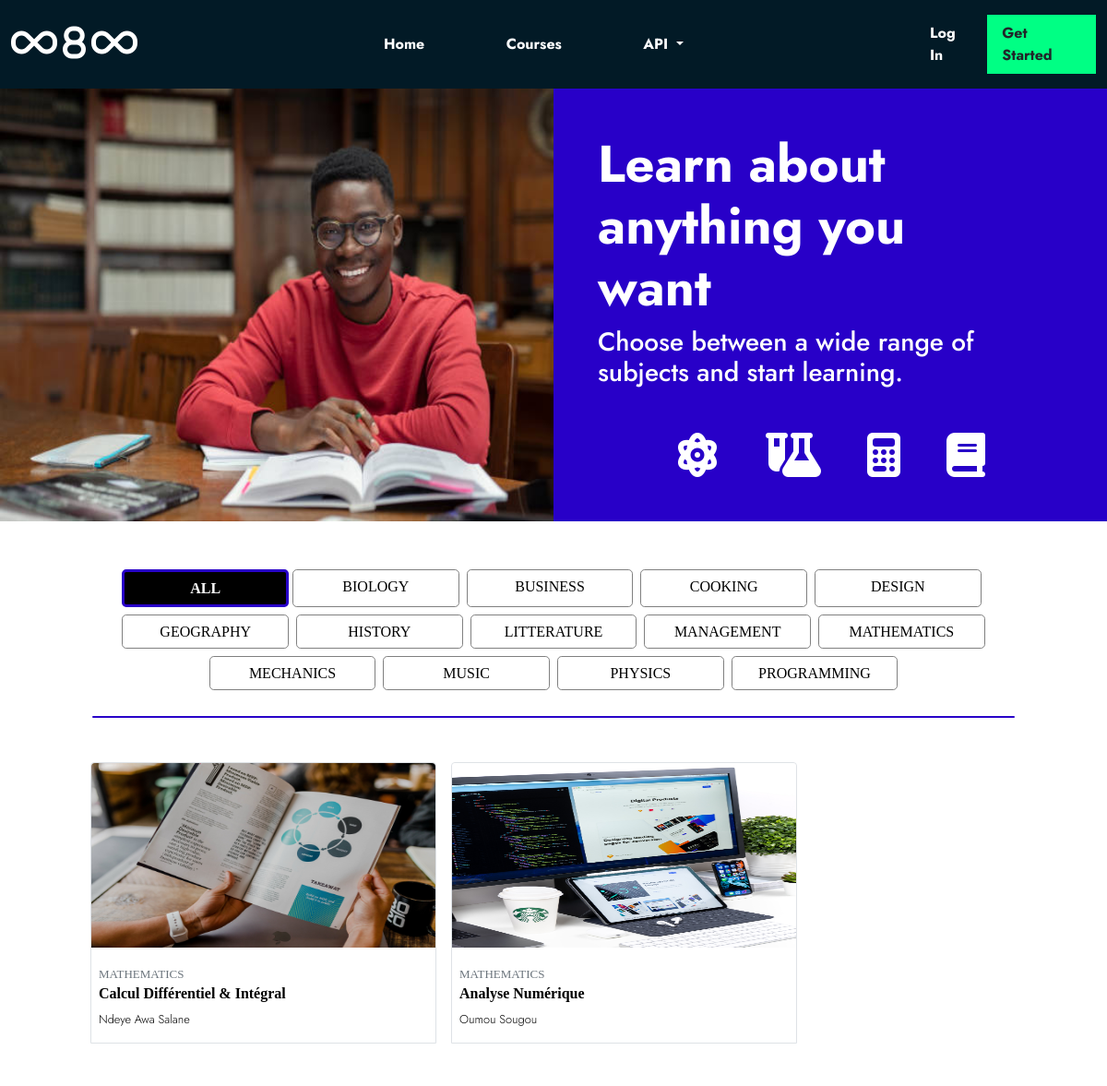
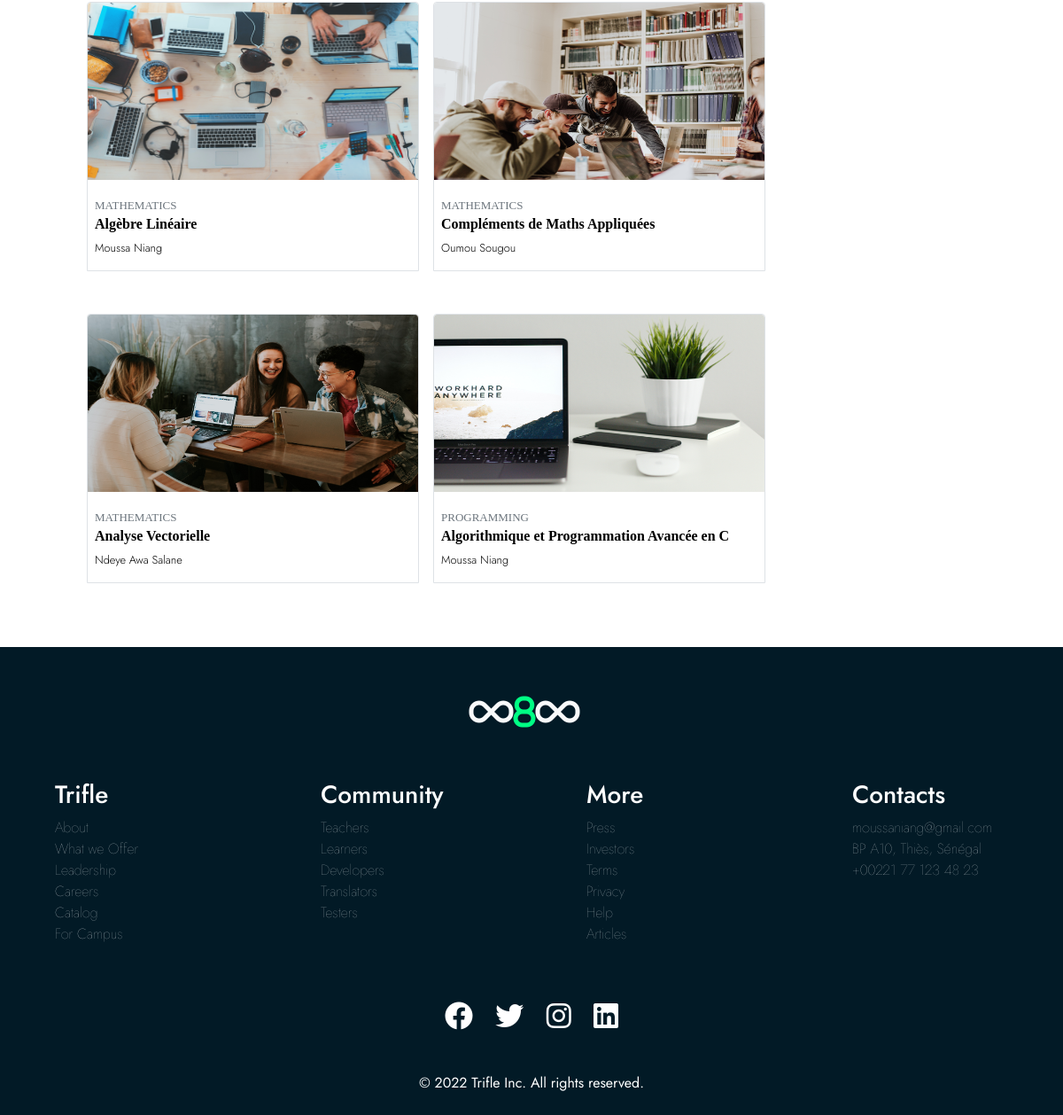
Page /courses/ on the committed database (2 pictures, top to bottom).
### courses/models.py (models this page shows, shortened)
class Subject(models.Model):
    title = models.CharField(max_length=200)
    slug = models.SlugField(max_length=200, unique=True)
    class Meta:
        ordering = ['title']
    def __str__(self):
        return self.title

class Course(models.Model):
    owner = models.ForeignKey(User, related_name='courses_created', on_delete=models.CASCADE)
    subject = models.ForeignKey(Subject, related_name='courses', on_delete=models.CASCADE)
    title = models.CharField(max_length=200)
    slug = models.SlugField(max_length=200, unique=True)
    overview = models.TextField()
    created = models.DateTimeField(auto_now_add=True)
    updated = models.DateTimeField(auto_now=True)
    students = models.ManyToManyField(User, related_name='courses_joined', blank=True)
    image = models.FileField(upload_to='images')
    class Meta:
        ordering = ['-created']

### courses/views.py (the view)
# urls.py: path('courses/', CourseListView.as_view(), name='course_list'),
class CourseListView(TemplateResponseMixin, View):
    model = Course
    template_name = 'courses/course/list.html'
    def get(self, request, subject=None):
        subjects = Subject.objects.annotate(
                        total_courses = Count('courses'))
        courses = Course.objects.annotate(
                        total_modules = Count('modules'))
        if subject:
            subject = get_object_or_404(Subject, slug=subject)
            courses = courses.filter(subject=subject)
        return self.render_to_response({'subjects': subjects,
                                        'subject': subject,
                                        'courses': courses})

### courses/templates/courses/course/list.html (shortened to what this page needs)
{% extends "base.html" %}
{% load static %}
{% block extracss %}<link rel="stylesheet" href="{% static 'css/course_list.css' %}">{% endblock %}
{% block content %}
  <div class="container-fluid pt-0 px-0 d-flex flex-column">
    <div class="container-fluid mb-5 banner d-flex px-0">
      <div class="col-6 d-flex justify-content-center">
        <img src="{% static 'assets/images/african_college_student.jpeg'%}" alt="" class="illustration-image img-fluid w-100">
      </div>
      <div class="col-6 bg-purple text-white p-5">
        <h1 class="display-4 col-10 fw-bold">Learn about anything you want</h1>
        <h3>Choose between a wide range of subjects and start learning.</h3>
        <div class="icons d-flex mx-auto col-8 justify-content-between mt-5">
          <i class="fa-solid fa-atom fa-3x"></i>
          <i class="fa-solid fa-flask-vial fa-3x"></i>
          <i class="fa-solid fa-calculator fa-3x"></i>
          <i class="fa-solid fa-book fa-3x"></i>
        </div>
      </div>
    </div>
    <div class="contents px-3 container">
      <div id="modules" class="container d-flex flex-wrap justify-content-center text-center">
        <h6 {% if not subject %}class="selected p-2 my-1 subject_title col-2 rounded-3"{% else %}class="p-2 my-1 subject_title col-2 rounded-3"{% endif %}>
          <a href="{% url 'course_list' %}">All</a>
        </h6>
        {% for s in subjects %}
          <h6 {% if subject == s %}class="selected p-2 my-1 subject_title mx-1 col-2 rounded-3"{%else%}class="p-2 my-1 subject_title mx-1 col-2 rounded-3"{% endif %}>
            <a href="{% url 'course_list_subject' s.slug %}">
            {{ s.title }}
            </a>
          </h6>
        {% endfor %}
      </div>
    </div>
    <div class="line1 col-10 bg-purple mx-auto my-4"></div>
    <div class="container module px-5 py-4">
      <div class="container-fluid d-flex justify-content-start flex-wrap">
      {% for course in courses %}
        {% with value=subject subject=course.subject %}
        <div class="course-card mx-2 mb-5 pb-3 border rounded-top">
          <img src="{{course.image.url}}" alt="" class="course-image img-fluid rounded-top mb-3">
          <div class="text px-2">
            <p class="m-0">
              {% if not value %}
                <a href="{% url "course_list_subject" subject.slug %}" class="course-subject text-secondary">{{subject}}</a>
              {% endif%}
            </p>
            <h6 class="mb-2">
              <a href="{% url "course_detail" course.slug %}" class="course-title fw-bold">
                {{ course.title }}
              </a>
            </h6>
            <p class="fw-light m-0 course-owner-name">
              {{ course.owner.get_full_name }}
            </p>
          </div>
        </div>
        {% endwith %}
      {% endfor %}
      </div>
    </div>
  </div>
{% endblock %}

### templates/base.html (shortened to what this page needs)
{% load static %}
<!DOCTYPE html>
<html lang="en">
<head>
    <link href="http://fonts.cdnfonts.com/css/sf-pro-display" rel="stylesheet">
    <link href="http://fonts.cdnfonts.com/css/gt-walsheim" rel="stylesheet">
    <link href="http://fonts.cdnfonts.com/css/glacial-indifference-2" rel="stylesheet">
    <link href="https://cdn.jsdelivr.net/npm/bootstrap@5.0.2/dist/css/bootstrap.min.css" rel="stylesheet">
    <link rel="stylesheet" href="https://cdnjs.cloudflare.com/ajax/libs/font-awesome/6.1.1/css/all.min.css">
    <link rel="stylesheet" href="{% static 'css/base.css' %}">
    {% block extracss %}{% endblock %}
</head>
<body>
    <div id="header">
        {% include 'header.html' %}
    </div>
    <div id="content">
        {% block content %}
        {% endblock %}
    </div>
    <div id="footer">
        {% include 'footer.html' %}
    </div>
</body>
</html>

### templates/header.html (shortened to what this page needs)
<nav class="navbar navbar-expand-lg bg-blue text-white py-3">
    <div class="container-fluid d-flex justify-content-between text-white">
        <a class="navbar-brand text-white" href="#">
            <i class="fas fa-infinity fa-2x"></i>
            <i class="fa-solid fa-8 fa-2x"></i>
            <i class="fas fa-infinity fa-2x"></i>
        </a>
        <div class="collapse navbar-collapse d-flex" id="navbarSupportedContent">
            <ul class="navbar-nav me-auto mb-2 col-6 mb-lg-0 mx-auto d-flex justify-content-around fw-bold">
                <li class="nav-item">
                    <a class="nav-link text-white" href="{% url 'home' %}">Home</a>
                </li>
                <li class="nav-item">
                    <a class="nav-link text-white" aria-current="page" href="{% url 'course_list' %}">Courses</a>
                </li>
                <li class="nav-item dropdown">
                    <a class="nav-link dropdown-toggle text-white" href="#" id="navbarDropdown" role="button" data-bs-toggle="dropdown" aria-expanded="false">
                      API
                    </a>
                </li>
            </ul>
        </div>
        <div class="account col-2 d-flex text-dark align-items-center">
            {% if request.user.is_authenticated %}
            <a class="nav-link border border-white fw-bold text-white" href="{% url 'logout' %}">Sign out</a>
            {% else %}
            <a class="nav-link fw-bold text-white" href="{% url 'login' %}">Log In</a>
            <a class="nav-lin bg-green text-dark register-button px-3 py-2 fw-bold" href="{% url 'register' %}">Get Started</a>
            {% endif %}
        </div>
    </div>
</nav>

### templates/footer.html
<div class="container-fluid bg-blue footer py-4 text-white d-flex flex-column justify-self-end mt-auto">
    <div class="child d-flex justify-content-center mx-auto mb-5 mt-4">
        <a class="navbar-brand text-light" href="#"><i class="fas fa-infinity fa-2x"></i><i class="fa-solid fa-8 fa-2x color-green"></i><i class="fas fa-infinity fa-2x"></i></a>
    </div>
    <div class="wrapper row justify-content-around mb-5">
        <div class="child col-2">
            <h3>Trifle</h3>
            <ul class="contacts list-unstyled fw-lighter">
                <li>About</li>
                <li>What we Offer</li>
                <li>Leadership</li>
                <li>Careers</li>
                <li>Catalog</li>
                <li>For Campus</li>
            </ul>
        </div>
        <div class="child col-2">
            <h3>Community</h3>
            <ul class="contacts list-unstyled fw-lighter">
                <li>Teachers</li>
                <li>Learners</li>
                <li>Developers</li>
                <li>Translators</li>
                <li>Testers</li>
            </ul>
        </div>
        <div class="child col-2">
            <h3>More</h3>
            <ul class="contacts list-unstyled fw-lighter">
                <li>Press</li>
                <li>Investors</li>
                <li>Terms</li>
                <li>Privacy</li>
                <li>Help</li>
                <li>Articles</li>
            </ul>
        </div>
        <div class="child col-2">
            <h3>Contacts</h3>
            <ul class="contacts list-unstyled fw-lighter">
                <li>moussaniang@gmail.com</li>
                <li>BP A10, Thiès, Sénégal</li>
                <li>+00221 77 123 48 23</li>
            </ul>
        </div>
    </div>
    <div class="col-2 d-flex mx-auto justify-content-between mb-5">
        <i class="fa-brands fa-facebook fa-2x"></i>
        <i class="fa-brands fa-twitter fa-2x"></i>
        <i class="fa-brands fa-instagram fa-2x"></i>
        <i class="fa-brands fa-linkedin fa-2x"></i>
    </div>
    <div class="copyright text-center">
        © 2022 Trifle Inc. All rights reserved.
    </div>
</div>

### static/css/base.css (style rules this page uses)
:root { --blue: rgb(2, 26, 38); --green: #00ff84; --orange: #FF4949; --purple: rgb(40, 0, 200); }
html { font-size: 16px; }
body { padding: 0px; font-family: 'Glacial Indifference', 'GT Walsheim', 'Jost', 'Roboto'; color: black !important; display: flex; flex-direction: column; justify-content: space-between; min-height: 100vh; }
a { text-decoration: none; color: black; }
.bg-green { background-color: var(--green); }
.bg-purple { background-color: var(--purple); }
.color-green { color: var(--green); }
.bg-blue { background-color: var(--blue); }
.line1 { height: 2px; border-radius: 10px; }

### static/css/course_list.css (style rules this page uses)
.subject_title a { color: black; text-decoration: none; font-family: "Glacial Indifference"; text-transform: uppercase; font-weight: 300; }
.subject_title { border: solid 1px gray; }
.course-image { height: 200px; width: 100%; }
.course-card { width: 375px; }
.course-owner-name { font-size: 0.8rem; }
.selected { border-color:rgb(40, 0, 200); background-color: black; border-width: 3px; }
.selected a { color: white; font-weight: bold; }
.course-title { font-family: 'Glacial Indifference'; }
.course-subject { font-family: 'Glacial Indifference'; text-transform: uppercase; font-size: 13px; }

### rows in the picture
Subject: title "BIOLOGY"
Subject: title "BUSINESS"
Subject: title "COOKING"
Subject: title "DESIGN"
Subject: title "GEOGRAPHY"
Subject: title "HISTORY"
Subject: title "LITTERATURE"
Subject: title "MANAGEMENT"
Subject: title "MATHEMATICS"
Subject: title "MECHANICS"
Subject: title "MUSIC"
Subject: title "PHYSICS"
Subject: title "PROGRAMMING"
Course: image (picture), subject "MATHEMATICS", title "Calcul Différentiel & Intégral", owner.get_full_name "Ndeye Awa Salane"
Course: image (picture), subject "MATHEMATICS", title "Analyse Numérique", owner.get_full_name "Oumou Sougou"
Course: image (picture), subject "MATHEMATICS", title "Algèbre Linéaire", owner.get_full_name "Moussa Niang"
Course: image (picture), subject "MATHEMATICS", title "Compléments de Maths Appliquées", owner.get_full_name "Oumou Sougou"
Course: image (picture), subject "MATHEMATICS", title "Analyse Vectorielle", owner.get_full_name "Ndeye Awa Salane"
Course: image (picture), subject "PROGRAMMING", title "Algorithmique et Programmation Avancée en C", owner.get_full_name "Moussa Niang"
